Frame 1 (no input): blank canvas, image omitted
Frame 60 (the mouse pressed at the canvas centre just before this capture): blank canvas, image omitted
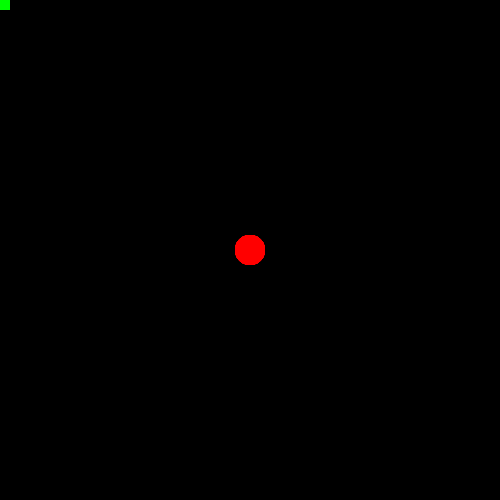
Frame 120 (the mouse held since frame 60 and released just before this capture)

The Processing sketch whose frames 1 and 60 were blank and that drew this single picture after the mouse press (run headless with seeded random() and noise(); from frame 60 on, the mouse is pressed at the canvas centre):

// Processing sketch: condicional_mousePressed
// ── condicional_mousePressed.pde
void setup() {
  size(500, 500);
  background(0);
}

void draw() {
  noStroke();
  if (mousePressed) {
    fill(255,0,0);
    ellipse(mouseX, mouseY, 30,30);
  }else{
    fill(0,255,0);
    rect(mouseX, mouseY, 10, 10);
  }
}
